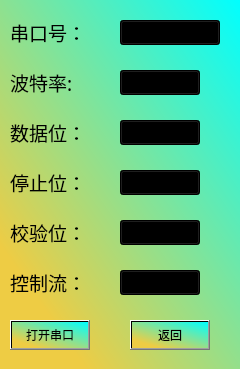
<?xml version="1.0" encoding="UTF-8"?>
<ui version="4.0">
 <class>serport_Dialog</class>
 <widget class="QDialog" name="serport_Dialog">
  <property name="geometry">
   <rect>
    <x>0</x>
    <y>0</y>
    <width>240</width>
    <height>369</height>
   </rect>
  </property>
  <property name="windowTitle">
   <string>Dialog</string>
  </property>
  <property name="windowIcon">
   <iconset resource="resource.qrc">
    <normaloff>:/icon_image/resource/robot.ico</normaloff>:/icon_image/resource/robot.ico</iconset>
  </property>
  <property name="styleSheet">
   <string notr="true">background-color: qlineargradient(spread:pad, x1:0.199, y1:0.852273, x2:1, y2:0, stop:0 rgba(238, 204, 68, 255), stop:1 rgba(0, 255, 255, 255));
font: 14pt &quot;华文新魏&quot;;</string>
  </property>
  <widget class="QLabel" name="port_label">
   <property name="geometry">
    <rect>
     <x>10</x>
     <y>20</y>
     <width>75</width>
     <height>25</height>
    </rect>
   </property>
   <property name="font">
    <font>
     <family>华文新魏</family>
     <pointsize>14</pointsize>
     <weight>50</weight>
     <italic>false</italic>
     <bold>false</bold>
    </font>
   </property>
   <property name="styleSheet">
    <string notr="true">background-color: qlineargradient(spread:pad, x1:0.943, y1:0.193182, x2:0.187, y2:0.818182, stop:0 rgba(85, 255, 255, 0), stop:0.982955 rgba(255, 213, 162, 0));</string>
   </property>
   <property name="text">
    <string>串口号：</string>
   </property>
  </widget>
  <widget class="QLabel" name="baund_label">
   <property name="geometry">
    <rect>
     <x>10</x>
     <y>70</y>
     <width>75</width>
     <height>25</height>
    </rect>
   </property>
   <property name="font">
    <font>
     <family>华文新魏</family>
     <pointsize>14</pointsize>
     <weight>50</weight>
     <italic>false</italic>
     <bold>false</bold>
    </font>
   </property>
   <property name="styleSheet">
    <string notr="true">background-color: qlineargradient(spread:pad, x1:0.943, y1:0.193182, x2:0.187, y2:0.818182, stop:0 rgba(85, 255, 255, 0), stop:0.982955 rgba(255, 213, 162, 0));</string>
   </property>
   <property name="text">
    <string>波特率:</string>
   </property>
  </widget>
  <widget class="QLabel" name="databit_label">
   <property name="geometry">
    <rect>
     <x>10</x>
     <y>120</y>
     <width>75</width>
     <height>25</height>
    </rect>
   </property>
   <property name="font">
    <font>
     <family>华文新魏</family>
     <pointsize>14</pointsize>
     <weight>50</weight>
     <italic>false</italic>
     <bold>false</bold>
    </font>
   </property>
   <property name="styleSheet">
    <string notr="true">background-color: qlineargradient(spread:pad, x1:0.943, y1:0.193182, x2:0.187, y2:0.818182, stop:0 rgba(85, 255, 255, 0), stop:0.982955 rgba(255, 213, 162, 0));</string>
   </property>
   <property name="text">
    <string>数据位：</string>
   </property>
  </widget>
  <widget class="QLabel" name="stopbit_label">
   <property name="geometry">
    <rect>
     <x>10</x>
     <y>170</y>
     <width>75</width>
     <height>25</height>
    </rect>
   </property>
   <property name="font">
    <font>
     <family>华文新魏</family>
     <pointsize>14</pointsize>
     <weight>50</weight>
     <italic>false</italic>
     <bold>false</bold>
    </font>
   </property>
   <property name="styleSheet">
    <string notr="true">background-color: qlineargradient(spread:pad, x1:0.943, y1:0.193182, x2:0.187, y2:0.818182, stop:0 rgba(85, 255, 255, 0), stop:0.982955 rgba(255, 213, 162, 0));</string>
   </property>
   <property name="text">
    <string>停止位：</string>
   </property>
  </widget>
  <widget class="QLabel" name="control_label">
   <property name="geometry">
    <rect>
     <x>10</x>
     <y>270</y>
     <width>75</width>
     <height>25</height>
    </rect>
   </property>
   <property name="font">
    <font>
     <family>华文新魏</family>
     <pointsize>14</pointsize>
     <weight>50</weight>
     <italic>false</italic>
     <bold>false</bold>
    </font>
   </property>
   <property name="styleSheet">
    <string notr="true">background-color: qlineargradient(spread:pad, x1:0.943, y1:0.193182, x2:0.187, y2:0.818182, stop:0 rgba(85, 255, 255, 0), stop:0.982955 rgba(255, 213, 162, 0));</string>
   </property>
   <property name="text">
    <string>控制流：</string>
   </property>
  </widget>
  <widget class="QComboBox" name="port_combox">
   <property name="geometry">
    <rect>
     <x>120</x>
     <y>20</y>
     <width>100</width>
     <height>25</height>
    </rect>
   </property>
   <item>
    <property name="text">
     <string>无</string>
    </property>
   </item>
   <item>
    <property name="text">
     <string>COM 1</string>
    </property>
   </item>
   <item>
    <property name="text">
     <string>COM 2</string>
    </property>
   </item>
   <item>
    <property name="text">
     <string>COM 3</string>
    </property>
   </item>
   <item>
    <property name="text">
     <string>COM 4</string>
    </property>
   </item>
   <item>
    <property name="text">
     <string>COM 5</string>
    </property>
   </item>
   <item>
    <property name="text">
     <string>COM 6</string>
    </property>
   </item>
   <item>
    <property name="text">
     <string>COM 7</string>
    </property>
   </item>
   <item>
    <property name="text">
     <string>COM 8</string>
    </property>
   </item>
   <item>
    <property name="text">
     <string>COM 9</string>
    </property>
   </item>
   <item>
    <property name="text">
     <string>COM 10</string>
    </property>
   </item>
   <item>
    <property name="text">
     <string>COM 11</string>
    </property>
   </item>
  </widget>
  <widget class="QComboBox" name="baund_combox">
   <property name="geometry">
    <rect>
     <x>120</x>
     <y>70</y>
     <width>80</width>
     <height>25</height>
    </rect>
   </property>
   <item>
    <property name="text">
     <string>9600</string>
    </property>
   </item>
   <item>
    <property name="text">
     <string>38400</string>
    </property>
   </item>
   <item>
    <property name="text">
     <string>57600</string>
    </property>
   </item>
   <item>
    <property name="text">
     <string>115200</string>
    </property>
   </item>
  </widget>
  <widget class="QComboBox" name="databit_combox">
   <property name="geometry">
    <rect>
     <x>120</x>
     <y>120</y>
     <width>80</width>
     <height>25</height>
    </rect>
   </property>
   <property name="currentText">
    <string>6</string>
   </property>
   <item>
    <property name="text">
     <string>6</string>
    </property>
   </item>
   <item>
    <property name="text">
     <string>7</string>
    </property>
   </item>
   <item>
    <property name="text">
     <string>8</string>
    </property>
   </item>
  </widget>
  <widget class="QComboBox" name="stopbit_combox">
   <property name="geometry">
    <rect>
     <x>120</x>
     <y>170</y>
     <width>80</width>
     <height>25</height>
    </rect>
   </property>
   <item>
    <property name="text">
     <string>1</string>
    </property>
   </item>
   <item>
    <property name="text">
     <string>1.5</string>
    </property>
   </item>
   <item>
    <property name="text">
     <string>2</string>
    </property>
   </item>
  </widget>
  <widget class="QComboBox" name="checkbit_combox">
   <property name="geometry">
    <rect>
     <x>120</x>
     <y>220</y>
     <width>80</width>
     <height>25</height>
    </rect>
   </property>
   <item>
    <property name="text">
     <string>None</string>
    </property>
   </item>
   <item>
    <property name="text">
     <string>奇</string>
    </property>
   </item>
   <item>
    <property name="text">
     <string>偶</string>
    </property>
   </item>
  </widget>
  <widget class="QLabel" name="checkbit_label">
   <property name="geometry">
    <rect>
     <x>10</x>
     <y>220</y>
     <width>80</width>
     <height>25</height>
    </rect>
   </property>
   <property name="font">
    <font>
     <family>华文新魏</family>
     <pointsize>14</pointsize>
     <weight>50</weight>
     <italic>false</italic>
     <bold>false</bold>
    </font>
   </property>
   <property name="styleSheet">
    <string notr="true">background-color: qlineargradient(spread:pad, x1:0.943, y1:0.193182, x2:0.187, y2:0.818182, stop:0 rgba(85, 255, 255, 0), stop:0.982955 rgba(255, 213, 162, 0));</string>
   </property>
   <property name="text">
    <string>校验位：</string>
   </property>
  </widget>
  <widget class="QComboBox" name="control_combox">
   <property name="geometry">
    <rect>
     <x>120</x>
     <y>270</y>
     <width>80</width>
     <height>25</height>
    </rect>
   </property>
   <item>
    <property name="text">
     <string>None</string>
    </property>
   </item>
   <item>
    <property name="text">
     <string>Hardware</string>
    </property>
   </item>
   <item>
    <property name="text">
     <string>SoftWare</string>
    </property>
   </item>
  </widget>
  <widget class="QPushButton" name="openSerport_btn">
   <property name="geometry">
    <rect>
     <x>10</x>
     <y>320</y>
     <width>80</width>
     <height>30</height>
    </rect>
   </property>
   <property name="text">
    <string>打开串口</string>
   </property>
  </widget>
  <widget class="QPushButton" name="return_btn">
   <property name="geometry">
    <rect>
     <x>130</x>
     <y>320</y>
     <width>80</width>
     <height>30</height>
    </rect>
   </property>
   <property name="text">
    <string>返回</string>
   </property>
  </widget>
 </widget>
 <resources>
  <include location="resource.qrc"/>
 </resources>
 <connections/>
</ui>
